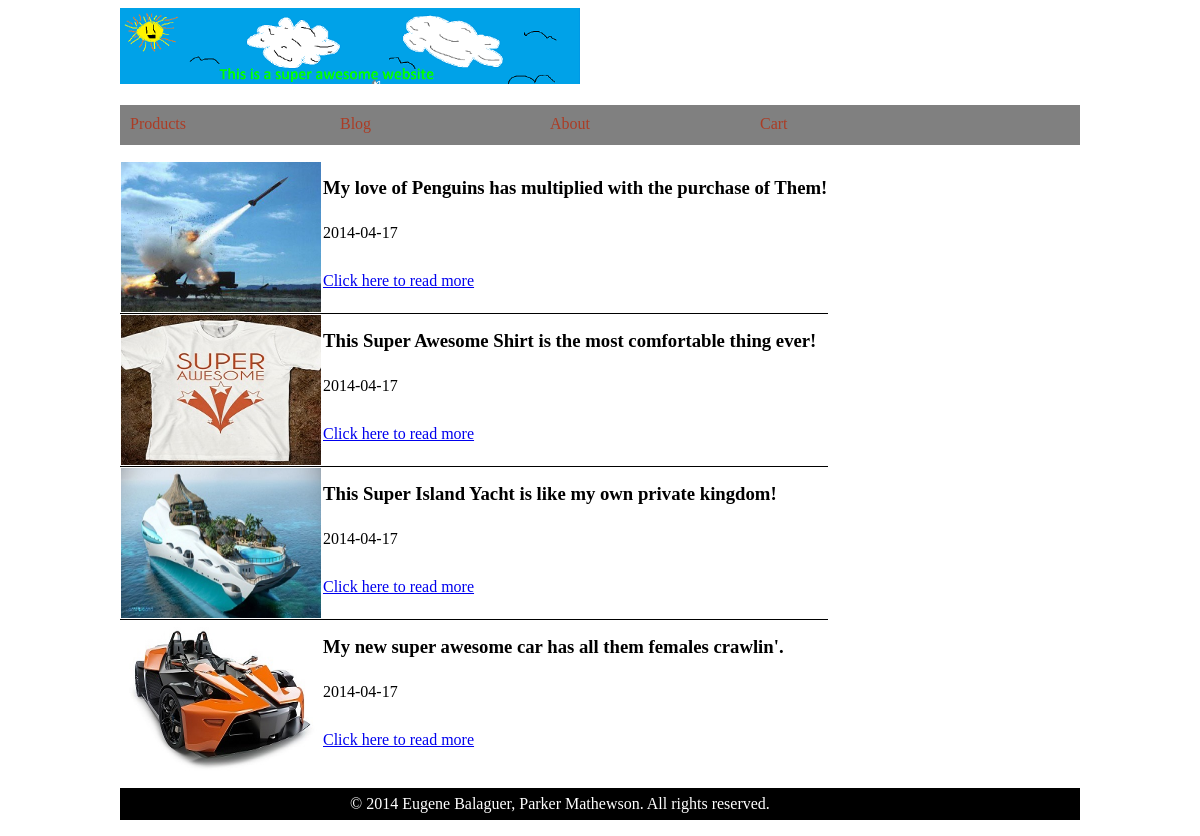
Screenshot of /blog.php with the database file from the repository.
### tables this page shows
CREATE TABLE IF NOT EXISTS `blog` (
  `id` int(11) NOT NULL AUTO_INCREMENT,
  `title` varchar(64) NOT NULL,
  `blog` varchar(2056) NOT NULL,
  `post_date` date NOT NULL,
  `image` varchar(256) NOT NULL,
  PRIMARY KEY (`id`)
);

### blog.php (the view, shortened to what this page needs)
<?php
	include('header.php');
	$stmt = $DBH->prepare("SELECT * FROM blog");
	$stmt->execute();
	$articles = $stmt -> fetchAll(PDO::FETCH_ASSOC);
?>
<table id="blog_table">
	<?php
		foreach ($articles as $article) {
			$artTitle = str_replace(' ', '-',$article['title']);
			echo '<tr><td>';
			echo '<img class="blogImage" src="' . $article['image'] . '" />';
			echo '</td><td><h3>' . $article['title'];
			echo '</h3><p>' . $article['post_date'] . '</p>';
			echo '<p><a href="article.php?article=' . $artTitle .  '">Click here to read more</a></p></td></tr>';
		}
	?>
</table>
<?php include('footer.php'); ?>

### header.php (shortened to what this page needs)
<html>
	<head>
		<link href="css/superawesomestyle.css" rel="stylesheet" type="text/css">
	</head>
	<body>
		<header>
			<div>
			<h1 class="rotate">
				<a class="banner" href="index.php"><img id="banner" alt="Super Awesome Banner" src="pictures/banner_SuperAwesomePicture.png" /></a>
			</h1>
			<nav>
				<ul class="nav">
					<li>
						<a href="products.php">Products</a>
					</li>
					<li>
						<a href="blog.php">Blog</a>
					</li>
					<li>
						<a href="about.php">About</a>
					</li>
					<li>
						<a href="cart.php">Cart</a>
					</li>
				</ul>
			</nav>
			</div>
		</header>

### footer.php
	</body>
	<footer>
		<p class="foot"> &copy; 2014 Eugene Balaguer, Parker Mathewson.  All rights reserved. </p>
	</footer>
</html>

### rows the page displays
blog: image (picture), title "My love of Penguins has multiplied with the purchase of Them!", post_date "2014-04-17"
blog: image (picture), title "This Super Awesome Shirt is the most comfortable thing ever!", post_date "2014-04-17"
blog: image (picture), title "This Super Island Yacht is like my own private kingdom!", post_date "2014-04-17"
blog: image (picture), title "My new super awesome car has all them females crawlin'.", post_date "2014-04-17"
